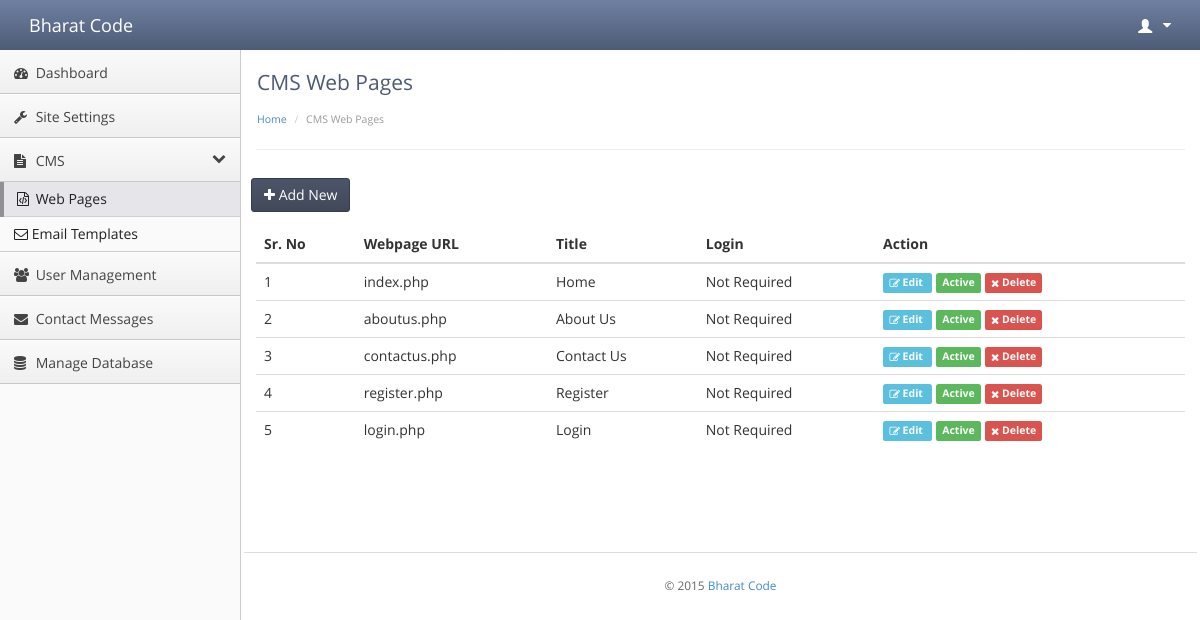
Screenshot of /admin/cmswebpages.php (signed in) with the database file from the repository.
### tables this page shows
CREATE TABLE `bh_cms_webpages` (
  `webpage_id` int(11) NOT NULL AUTO_INCREMENT COMMENT 'Primary Key',
  `login_require` int(1) NOT NULL,
  `webpage_url` varchar(250) NOT NULL,
  `webpage_title` varchar(100) NOT NULL,
  `webpage_keywords` text NOT NULL,
  `webpage_description` text NOT NULL,
  `webpage_content` longtext NOT NULL,
  `active_status` int(1) NOT NULL COMMENT '0:Inactive, 1: Active',
  PRIMARY KEY (`webpage_id`)
);

### admin/class/Admin.class.php (called while the page is built, shortened)
<?php
@include("../class/Main.class.php");
class Admin extends Main
{
	public function __construct()
	{
		parent::__construct();
	}
}
?>

### admin/class/CMS.class.php (called while the page is built, shortened)
<?php
include("Admin.class.php");
class CMS extends Admin
{
	public function __construct()
	{
		parent::__construct();
			if($this->pagefilename=="cmswebpages.php")
			{
				if(isset($_POST['submit_add']))
				{
					array_splice($_POST, -1);
					$insert_id = $this->InsertRecord("cms_webpages",$_POST);
					if($insert_id>0)
					{
						$_SESSION['admin_response'] = array("status"=>"success","message"=>"Record has been added successfully.");
					}
					$this->RedirectPage($this->pagefilename);
				}
				else
				{
					$this->DisplayCMSPages();
				}
			}
	}
	public function DisplayCMSPages()
	{
		$startfrom = 0;
		$limit=$_SESSION['pagerecords_limit'];
		$info_array = array(
								"orderby"=>"webpage_id",
								"ordertype"=>"asc",
								"limit"=>$limit,
								"startfrom"=>$startfrom
							);
		$this->data  = $this->GetRecord("cms_webpages",$info_array);
	}
}
?>

### admin/cmswebpages.php (the view, shortened to what this page needs)
<?php
@include("class/CMS.class.php");
$Admin = new CMS();
$Admin->pagetitle="CMS Web Pages";
@include("includes/header.php");
?>
<?php if(isset($_GET['action']) && ($_GET['action']=="add" || $_GET['action']=="edit")) { ?>
<div class="row">
  <div class="col-md-12">
    <br>
    <div id="myTabContent" class="tab-content">
      <div class="tab-pane active in" id="home">
      	<form method="post" enctype="multipart/form-data">
      		<div class="form-group">
		        <label>Login Requirement</label>
		        <select name="login_require" id="login_require" class="form-control">
					<option value="0" <?php if(@$Admin->data['login_require']=="0") echo "selected"; ?>>No</option>
					<option value="1" <?php if(@$Admin->data['login_require']=="1") echo "selected"; ?>>Yes</option>
		        </select>
	        </div>
      		<div class="form-group">
		        <label>File Name (eg. login.php, register.php etc)</label>
		        <input type="text" name="webpage_url" id="webpage_url" class="form-control" value="<?php echo stripslashes(@$Admin->data['webpage_url']);?>" title="Please Enter Web Page URL">
	        </div>
	        <div class="form-group">
		        <label>WebPage Title</label>
		        <input type="text" name="webpage_title" id="webpage_title" class="form-control" value="<?php echo stripslashes(@$Admin->data['webpage_title']);?>" title="Please Enter Web Page Title">
	        </div>
	        <div class="form-group">
		        <label>Webpage Meta Keywords</label>
		        <textarea name="webpage_keywords" id="webpage_keywords" class="form-control"><?php echo stripslashes(@$Admin->data['webpage_keywords']);?></textarea>
	        </div>
	        <div class="form-group">
		        <label>Webpage Meta Description</label>
		        <textarea name="webpage_description" id="webpage_description" class="form-control"><?php echo stripslashes(@$Admin->data['webpage_description']);?></textarea>
	        </div>
	        <div class="form-group">
		        <label>Webpage Content</label>
		        <textarea name="webpage_content" id="webpage_content" class="ckeditor form-control"><?php echo stripslashes(@$Admin->data['webpage_content']);?></textarea>
	        </div>
	        <div class="form-group">
		        <label>Active Status</label>
		        <select name="active_status" id="active_status" class="form-control">
		        	<option value="1" <?php if(@$Admin->data['active_status']=="1") echo "selected"; ?>>Active</option>
					<option value="0" <?php if(@$Admin->data['active_status']=="0") echo "selected"; ?>>Inactive</option>
		        </select>
	        </div>
	        <div class="btn-toolbar list-toolbar">
		      	<input type="submit" name="submit_<?php echo $_GET['action'];?>" value="Save" class="btn btn-primary">
				<input type="button" name="cancel_button" value="Cancel" onclick="window.location='<?php echo $Admin->pagefilename;?>';" class="btn btn-default">
		    </div>
      	</form>
      </div>
    </div>
  </div>
</div>
<?php } else { ?>
<div class="btn-toolbar list-toolbar">
    <a href="<?php $Admin->AddLink();?>"><button class="btn btn-primary"><i class="fa fa-plus"></i> Add New</button></a>
</div>
<?php if(!empty($Admin->data)) {?>
<table class="table table-hover" id="datarecord">
	<thead>
	    <tr>
		    <th>Sr. No</th>
		    <th>Webpage URL</th>
			<th>Title</th>
			<th>Login</th>
			<th>Action</th>
	    </tr>
	</thead>
  	<tbody>
  		<?php foreach($Admin->data as $key=>$value){ ?>
			<tr>
				<td><?php echo ++$Admin->Startfrom; ?></td>
				<td><?php echo stripslashes($value['webpage_url']); ?></td>
				<td><?php echo stripslashes($value['webpage_title']); ?></td>
				<td>
					<?php if($value['login_require']==1) echo "Required"; else echo "Not Required"; ?>
				</td>
				<td>
					<a href="<?php echo $Admin->EditLink($value['webpage_id']);?>" class="label label-info" style="margin-right:4px;" >
					<i class="fa fa-edit"></i> Edit </a>
					<?php if($value['active_status']==0) { ?>
					 	<a href="<?php echo $Admin->StatusLink($value['webpage_id'],1);?>"><span  class="label label-danger">Inactive</span></a>
					<?php } else { ?>
						<a href="<?php echo $Admin->StatusLink($value['webpage_id'],0);?>"><span  class="label label-success">Active</span></a>
					<?php } ?>
					<a href="" data-href="<?php echo $Admin->DeleteLink($value['webpage_id']);?>" class="label label-danger delete-record" style="margin-right:4px;" data-placement="top">
					<i class="fa fa-times"></i> Delete </a>
				</td>
			</tr>
		<?php } ?>
    </tbody>
</table>
<?php $Admin->PagiNation("cms_webpages");?>
<?php } ?>
<?php } ?>
<?php @include("includes/footer.php"); ?>

### admin/includes/header.php (shortened to what this page needs)
<!doctype html>
<html lang="en"><head>
    <link rel="stylesheet" type="text/css" href="lib/bootstrap/css/bootstrap.css">
    <link rel="stylesheet" href="lib/font-awesome/css/font-awesome.css">
    <link rel="stylesheet" type="text/css" href="stylesheets/theme.css">
    <link rel="stylesheet" type="text/css" href="stylesheets/premium.css">
    <link rel="stylesheet" href="../ckeditor/toolbarconfigurator/lib/codemirror/neo.css">
</head>
<body class="theme-blue">
    <div class="navbar navbar-default" role="navigation">
        <div class="navbar-header">
          <a class="" href="<?php echo ADMIN_URL."/index.php"; ?>"><span class="navbar-brand"><?php echo SITE_TITLE;?></span></a></div>
        <div class="navbar-collapse collapse" style="height: 1px;">
            <ul id="main-menu" class="nav navbar-nav navbar-right">
                <li class="dropdown hidden-xs">
                    <a href="#" class="dropdown-toggle" data-toggle="dropdown">
                        <span class="glyphicon glyphicon-user padding-right-small" style="position:relative;top: 3px;"></span> <?php echo $_SESSION['admin_fullname'];?>
                        <i class="fa fa-caret-down"></i>
                    </a>
                </li>
            </ul>
        </div>
    </div>
    <div class="sidebar-nav">
        <ul>
            <li <?php if($Admin->pagefilename=="index.php") {echo "class='active'";} ?>><a href="index.php" class="nav-header" ><i class="fa fa-fw fa-dashboard"></i> Dashboard</a></li>
            <li <?php if($Admin->pagefilename=="settings.php") {echo "class='active'";} ?>><a href="settings.php" class="nav-header" ><i class="fa fa-fw fa-wrench"></i> Site Settings</a></li>
            <li><a href="javascript:void()" data-target=".cms-menu" class="nav-header collapsed" data-toggle="collapse"><i class="fa fa-fw fa-file-text"></i> CMS<i class="fa fa-collapse"></i></a></li>
            <li>
                <?php $cmspage_array = array("cmshomepage.php","cmssearchpage.php","cmsdetailviewpage.php","cmswebpages.php","emailtemplate.php"); ?>
                <ul class="cms-menu nav nav-list collapse <?php if(in_array($Admin->pagefilename, $cmspage_array)) {echo " in";} ?>">
                    <li <?php if($Admin->pagefilename=="cmswebpages.php") {echo "class='active'";} ?>><a href="cmswebpages.php"><span class="fa fa-fw fa-file-code-o"></span> Web Pages</a></li>
                    <li <?php if($Admin->pagefilename=="emailtemplate.php") {echo "class='active'";} ?>><a href="emailtemplate.php"><span class="fa fa-envelope-o"></span> Email Templates</a></li>
                </ul>
            </li>
            <li <?php if($Admin->pagefilename=="manageuser.php") {echo "class='active'";} ?>><a href="manageuser.php" class="nav-header" ><i class="fa fa-fw fa-users"></i> User Management</a></li>
            <li <?php if($Admin->pagefilename=="contactmessages.php") {echo "class='active'";} ?>><a href="contactmessages.php" class="nav-header" ><i class="fa fa-fw fa-envelope"></i> Contact Messages</a></li>
            <li <?php if($Admin->pagefilename=="database.php") {echo "class='active'";} ?>><a href="database.php" class="nav-header" ><i class="fa fa-fw fa-database"></i> Manage Database</a></li>
        </ul>
    </div>
    <div class="content">
        <div class="header">
            <h1 class="page-title">
                <?php echo $Admin->pagetitle;?>
            </h1>
            <ul class="breadcrumb">
                <li><a href="index.php">Home</a> </li>
                <li class="active"><?php echo $Admin->pagetitle;?></li>
            </ul>
        </div>
        <div class="main-content">

### class/Main.class.php (shortened to what this page needs)
<?php
class Main
{
		public function __construct()
		{
			$this->pagefilename = basename($_SERVER['PHP_SELF']);
			$info_array = array();
			$this->sitedata = $this->GetSingleRecord("site_settings",$info_array);
		}
		public function AddLink()
		{
			echo $this->pagefilename.'?action=add';
		}
		public function EditLink($id)
		{
			echo $this->pagefilename.'?action=edit&id='.$id;
		}
		public function StatusLink($id,$status=0)
		{
			echo $this->pagefilename.'?action=status&status='.$status.'&id='.$id;
		}
		public function DeleteLink($id)
		{
			echo $this->pagefilename.'?action=delete&id='.$id;
		}
			public function GetSingleRecord($tablename,array $array)
			{
				if(TABLE_PREFIX!="")
				{
					$tablename = TABLE_PREFIX.$tablename;
				}
				$record = array();
				if(!isset($array['fields']) || $array['fields']=="") {$array['fields']="*";}
				$query_string = "select ".$array['fields']." from ".$tablename." where 1=1 ";
				$query = mysql_query($query_string) or die(mysql_error());
				if(@mysql_num_rows($query)>0)
				{
					$record = mysql_fetch_assoc($query);
				}
				return $record;
			}
			public function GetRecord($tablename,array $array)
			{
				if(TABLE_PREFIX!="")
				{
					$tablename = TABLE_PREFIX.$tablename;
				}
				$record = array();
				if(!isset($array['fields']) || $array['fields']=="") {$array['fields']="*";}
				$query_string = "select ".$array['fields']." from ".$tablename." where 1=1 ";
				$query_string.=" order by ".$array['orderby']." ".$array['ordertype'];
				if(@$array['limit']>0 && is_numeric(@$array['limit']))
				{
					$query_string.=" limit ".$array['startfrom'].", ".$array['limit'];
				}
				$query = mysql_query($query_string) or die(mysql_error());
				if(@mysql_num_rows($query)>0)
				{
					while($data=mysql_fetch_assoc($query))
					{
						$record[] = $data;
					}
				}
				return $record;
			}
			public function PagiNation($tablename,$array= array())
			{
				echo '<div class="row">';
					echo '<div class="col-md-6">';
					echo '</div>';
					echo '<div class="col-md-4">';
					echo '</div>';
				echo '</div>';
			}
}
?>

### admin/includes/footer.php (shortened to what this page needs)
            <footer>
                <hr>
                <p>&copy; <?php echo date("Y");?> <a href="<?php echo SITE_URL; ?>" target="_blank"><?php echo SITE_TITLE; ?></a></p>
            </footer>
        </div>
    </div>
</body>
</html>

### rows the page displays
bh_cms_webpages: webpage_url "index.php", webpage_title "Home", login_require "Not Required"
bh_cms_webpages: webpage_url "aboutus.php", webpage_title "About Us", login_require "Not Required"
bh_cms_webpages: webpage_url "contactus.php", webpage_title "Contact Us", login_require "Not Required"
bh_cms_webpages: webpage_url "register.php", webpage_title "Register", login_require "Not Required"
bh_cms_webpages: webpage_url "login.php", webpage_title "Login", login_require "Not Required"

### other values shown
SITE_TITLE "Bharat Code"
$Admin->pagetitle "CMS Web Pages"
